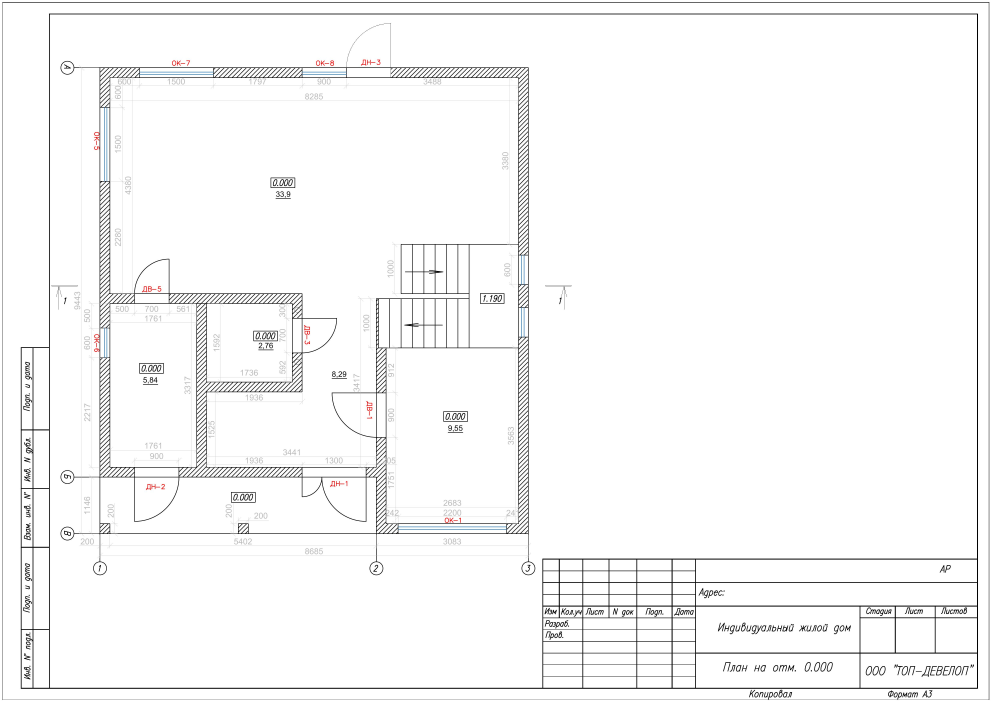
#> input picture floor/plan_floor1.jpg, 4963 x 3509 px (shown at 1/5 size)
$ python enhanced_hatching_fixed.py
#> lines starting #> are read from the running program, lines starting #| are printed output that depends on the picture; after the words box and inside, x2 and y2 are one past the last pixel; in counts of white or black regions, pixels touching at a corner belong together
#!/usr/bin/env python3
"""
Исправленная версия enhanced_hatching.py с оптимизацией и исправленными ошибками
"""

import cv2
import numpy as np
from scipy import ndimage
from scipy.ndimage import binary_erosion
from PIL import Image, ImageEnhance
import time
from line_detection import enhance_lines_with_hatching

# =============================================================================
# ПАРАМЕТРЫ ДЛЯ НАСТРОЙКИ ЖЕСТКОСТИ МАСКИ ШТРИХОВКИ
# =============================================================================
# По умолчанию все фильтры отключены (None), чтобы включить фильтр, установите значение.
# Можно включать фильтры по отдельности или в комбинации:
#
# - DENSITY_THRESHOLDS: Пороги плотности (чем выше, тем жестче)
#   * Для жесткой маски: [0.20, 0.30, 0.40]
#   * Для мягкой маски: [0.10, 0.15, 0.20]
#
# - MIN_AREA: Минимальная площадь области (None = отключено)
#   * Для жесткой маски: 200-300
#   * Для мягкой маски: 50-100
#
# - MAX_AREA: Максимальная площадь области (None = отключено)
#   * Для жесткой маски: 30000-40000
#   * Для мягкой маски: 60000-80000
#
# - MIN_RECTANGULARITY: Минимальное соотношение сторон для прямоугольности (None = отключено)
#   * Для жесткой маски: 0.8
#   * Для мягкой маски: 0.5
#
# - MIN_NEIGHBORS: Минимальное количество соседей для связности (None = отключено)
#   * 0 = отключено, 1 = требуется хотя бы один сосед
#
# - ADD_LINES: Добавлять горизонтальные и вертикальные линии (True/False)
#   * True - добавлять линии, которые пересекаются с областями штриховки
#   * False - только обнаружение штриховки
#
# - MIN_LINE_LENGTH: Минимальная длина линии для добавления
#   * Рекомендуемые значения: 30-100
#
# - MIN_LINE_OVERLAP_RATIO: Минимальное отношение пересечения линии с штриховкой
#   * Рекомендуемые значения: 0.2-0.5
# =============================================================================

KERNEL_SIZES = [35]  # Размеры ядер для разной толщины линий
DENSITY_THRESHOLDS = [0.32]  # Пороги плотности (чем выше, тем жестче)
ANGLES = [45, 135]  # Углы обнаружения линий
MIN_AREA = 1200  # Минимальная площадь области (None = отключено)
MAX_AREA = None  # Максимальная площадь области (None = отключено)
MIN_RECTANGULARITY = None  # Минимальное соотношение сторон для прямоугольности (None = отключено)
MIN_NEIGHBORS = None  # Минимальное количество соседей для связности (None = отключено)
ADD_LINES = False  # Добавлять горизонтальные и вертикальные линии (True/False)
MIN_LINE_LENGTH = 10  # Минимальная длина линии для добавления
MIN_LINE_OVERLAP_RATIO = 0.3  # Минимальное отношение пересечения линии с штриховкой
OUTPUT_FILENAME = 'enhanced_hatching_strict_mask.png'  # Имя выходного файла

def enhance_local_contrast(image, clip_limit=2.0, tile_grid_size=(8, 8)):
    """Enhance local contrast using CLAHE"""
    try:
        # Конвертируем в LAB цветовое пространство
        lab = cv2.cvtColor(image, cv2.COLOR_RGB2LAB)
        clahe = cv2.createCLAHE(clipLimit=clip_limit, tileGridSize=tile_grid_size)
        lab[:, :, 0] = clahe.apply(lab[:, :, 0])
        return cv2.cvtColor(lab, cv2.COLOR_LAB2RGB)
    except:
        # Если CLAHE не работает, используем простое улучшение контраста
        pil_img = Image.fromarray(image)
        enhancer = ImageEnhance.Contrast(pil_img)
        return np.array(enhancer.enhance(1.2))

def adaptive_binary_threshold(gray, method='gaussian', block_size=11, C=2):
    """Адаптивная бинаризация"""
    if method == 'gaussian':
        return cv2.adaptiveThreshold(gray, 255, cv2.ADAPTIVE_THRESH_GAUSSIAN_C,
                                    cv2.THRESH_BINARY_INV, block_size, C)
    elif method == 'mean':
        return cv2.adaptiveThreshold(gray, 255, cv2.ADAPTIVE_THRESH_MEAN_C,
                                    cv2.THRESH_BINARY_INV, block_size, C)
    else:
        return cv2.adaptiveThreshold(gray, 255, cv2.ADAPTIVE_THRESH_GAUSSIAN_C,
                                    cv2.THRESH_BINARY_INV, block_size, C)

def create_line_kernel(length, angle_deg):
    """Создание ядра для обнаружения линий под заданным углом"""
    angle_rad = np.deg2rad(angle_deg)
    kernel = np.zeros((length, length), dtype=np.uint8)
    center = length // 2
    for i in range(length):
        offset = i - center
        x = int(center + offset * np.cos(angle_rad))
        y = int(center + offset * np.sin(angle_rad))
        if 0 <= x < length and 0 <= y < length:
            kernel[y, x] = 1
    return kernel

def detect_with_params(binary, kernel_size, density_threshold, angles):
    """Обнаружение штриховки с заданными параметрами"""
    # Создаем ядра для заданных углов
    kernels = [create_line_kernel(kernel_size, angle) for angle in angles]

    # Обнаружение линий
    all_lines = np.zeros_like(binary, dtype=np.float32)
    for kernel in kernels:
        detected = cv2.morphologyEx(binary, cv2.MORPH_OPEN, kernel, iterations=1)
        all_lines += detected.astype(np.float32)

    # Вычисляем плотность
    kernel_avg = np.ones((20, 20), dtype=np.float32) / 400
    density = cv2.filter2D(all_lines, -1, kernel_avg)
    density_normalized = density / density.max() if density.max() > 0 else density

    # Применяем порог
    return (density_normalized > density_threshold).astype(np.uint8) * 255

# [14 lines left out: function is_rectangular_shape, not called in this run]

def filter_noise_regions_optimized(mask, min_area=100, max_area=50000, min_rectangularity=0.6, min_neighbors=0):
    """Оптимизированная фильтрация шумовых регионов с более мягкими условиями"""

    # Находим все компоненты
    labeled, num = ndimage.label(mask)

    # Собираем информацию о компонентах с их bounding boxes
    component_info = []
    for i in range(1, num + 1):
        component_mask = (labeled == i).astype(np.uint8) * 255

        # Проверяем площадь
        area = np.sum(component_mask > 0)
        if area < min_area or (max_area is not None and area > max_area):
            continue

        # Если фильтр по прямоугольности отключен (0), пропускаем все компоненты
        if min_rectangularity > 0:
            # Находим контуры
            contours, _ = cv2.findContours(component_mask, cv2.RETR_EXTERNAL, cv2.CHAIN_APPROX_SIMPLE)

            if not contours:
                continue

            # Проверяем прямоугольность (с более мягким условием)
            is_rectangular = any(is_rectangular_shape(contour, min_rectangularity) for contour in contours)
            if not is_rectangular:
                continue

        # Сохраняем компонент с его центром масс для проверки изолированности
        y_coords, x_coords = np.where(component_mask > 0)
        centroid_x = np.mean(x_coords)
        centroid_y = np.mean(y_coords)

        component_info.append((i, component_mask, centroid_x, centroid_y, area))

    # Проверяем связность с соседями (только если явно указано)
    if min_neighbors > 0 and len(component_info) > 1:
        final_components = []

        for i, info in enumerate(component_info):
            comp_id, component_mask = info[0], info[1]
            # Упрощенная проверка связности
            is_connected = False
            for j, other_info in enumerate(component_info):
                if i == j:
                    continue

                other_id, other_mask = other_info[0], other_info[1]
                # Проверяем расстояние между компонентами
                if check_components_proximity(component_mask, other_mask, max_distance=30):
                    is_connected = True
                    break

            # Если компонент связан или требование связности не строгое
            if is_connected or min_neighbors <= 1:
                final_components.append((comp_id, component_mask))

        component_info = [(info[0], info[1]) for info in final_components]
    else:
        # Преобразуем обратно к формату (id, mask)
        component_info = [(info[0], info[1]) for info in component_info]

    # Создаем финальную маску
    filtered_mask = np.zeros_like(mask)
    for _, component_mask in component_info:
        filtered_mask = cv2.bitwise_or(filtered_mask, component_mask)

    return filtered_mask

# [25 lines left out: function check_components_proximity, not called in this run]

def detect_hatching_enhanced_fixed(image,
                           kernel_sizes=None,
                           density_thresholds=None,
                           angles=None,
                           min_area=None,
                           max_area=None,
                           min_rectangularity=None,
                           min_neighbors=None,  # По умолчанию отключено для стабильности
                           enhance_contrast=True,
                           add_lines=None,
                           min_line_length=None,
                           min_line_overlap_ratio=None):
    """
    Исправленная функция обнаружения штриховки с оптимизацией

    Args:
        image: Входное RGB изображение
        kernel_sizes: Список размеров ядер для разной толщины линий
        density_thresholds: Список порогов плотности
        angles: Список углов (только 45° и 135°)
        min_area: Минимальная площадь региона
        max_area: Максимальная площадь региона
        min_rectangularity: Минимальное соотношение сторон для прямоугольности
        min_neighbors: Минимальное количество соседей для связности (0 = отключено)
        enhance_contrast: Улучшать ли локальный контраст
        add_lines: Добавлять горизонтальные и вертикальные линии (True/False)
        min_line_length: Минимальная длина линии для добавления
        min_line_overlap_ratio: Минимальное отношение пересечения линии с штриховкой

    Returns:
        wall_mask: Бинарная маска обнаруженных стен
    """

    # Используем глобальные переменные, если параметры не указаны
    if kernel_sizes is None:
        kernel_sizes = KERNEL_SIZES
    if density_thresholds is None:
        density_thresholds = DENSITY_THRESHOLDS
    if angles is None:
        angles = ANGLES
    if min_area is None:
        min_area = MIN_AREA
    if max_area is None:
        max_area = MAX_AREA
    if min_rectangularity is None:
        min_rectangularity = MIN_RECTANGULARITY
    if min_neighbors is None:
        min_neighbors = MIN_NEIGHBORS
    if add_lines is None:
        add_lines = ADD_LINES
    if min_line_length is None:
        min_line_length = MIN_LINE_LENGTH
    if min_line_overlap_ratio is None:
        min_line_overlap_ratio = MIN_LINE_OVERLAP_RATIO

    # Улучшение контраста
    if enhance_contrast:
        image = enhance_local_contrast(image)

    # Преобразование в градации серого
    gray = cv2.cvtColor(image, cv2.COLOR_RGB2GRAY)

    # Адаптивная бинаризация
    binary = adaptive_binary_threshold(gray, method='gaussian', block_size=11, C=2)

    # Многократное обнаружение с разными параметрами
    all_masks = []

    for kernel_size in kernel_sizes:
        for density_threshold in density_thresholds:
            # Обнаружение с текущими параметрами
            mask = detect_with_params(binary, kernel_size, density_threshold, angles)
            all_masks.append(mask)

    # Объединение масок
    combined_mask = np.zeros_like(binary)
    for mask in all_masks:
        combined_mask = cv2.bitwise_or(combined_mask, mask)

    # Морфологическая обработка для улучшения связности
    kernel = cv2.getStructuringElement(cv2.MORPH_RECT, (3, 3))
    combined_mask = cv2.morphologyEx(combined_mask, cv2.MORPH_CLOSE, kernel)
    combined_mask = cv2.morphologyEx(combined_mask, cv2.MORPH_OPEN, kernel)

    # Фильтрация шумовых регионов (применяем только если включен хотя бы один фильтр)
    if min_area is not None or max_area is not None or min_rectangularity is not None or min_neighbors is not None:
        # Устанавливаем значения по умолчанию для фильтров, которые не включены
        filter_min_area = min_area if min_area is not None else 0
        filter_max_area = max_area if max_area is not None else None
        filter_min_rectangularity = min_rectangularity if min_rectangularity is not None else 0
        filter_min_neighbors = min_neighbors if min_neighbors is not None else 0

        wall_mask = filter_noise_regions_optimized(
            combined_mask,
            min_area=filter_min_area,
            max_area=filter_max_area,
            min_rectangularity=filter_min_rectangularity,
            min_neighbors=filter_min_neighbors
        )
    else:
        wall_mask = combined_mask

    # Финальная морфологическая обработка
    kernel = cv2.getStructuringElement(cv2.MORPH_RECT, (5, 5))
    wall_mask = cv2.morphologyEx(wall_mask, cv2.MORPH_CLOSE, kernel)

    # Добавление горизонтальных и вертикальных линий, если включено
    if add_lines:
        wall_mask, horiz_count, vert_count = enhance_lines_with_hatching(
            wall_mask, gray, min_line_length, min_line_overlap_ratio)
        print(f"Добавлено горизонтальных линий: {horiz_count}, вертикальных линий: {vert_count}")

    return wall_mask

# Тестовая функция для демонстрации
def test_enhanced_hatching():
    """Тестирование исправленной функции обнаружения штриховки"""
    try:
        # Загрузка изображения
        image_path = 'plan_floor1.jpg'
        image = Image.open(image_path).convert('RGB')
#> image is the input picture: PIL image 4963x3509 RGB; mean R, G, B 247.7, 247.7, 247.7
        img_np = np.array(image)

        print("Тестирование исправленной функции обнаружения штриховки...")
        start_time = time.time()

        # Применение функции с параметрами из глобальных переменных
        wall_mask = detect_hatching_enhanced_fixed(img_np)
#> in adaptive_binary_threshold, `return cv2.adaptiveThreshold(gray, 255, cv2.ADAPTIVE_THRESH_GAUSSIAN_C..`:
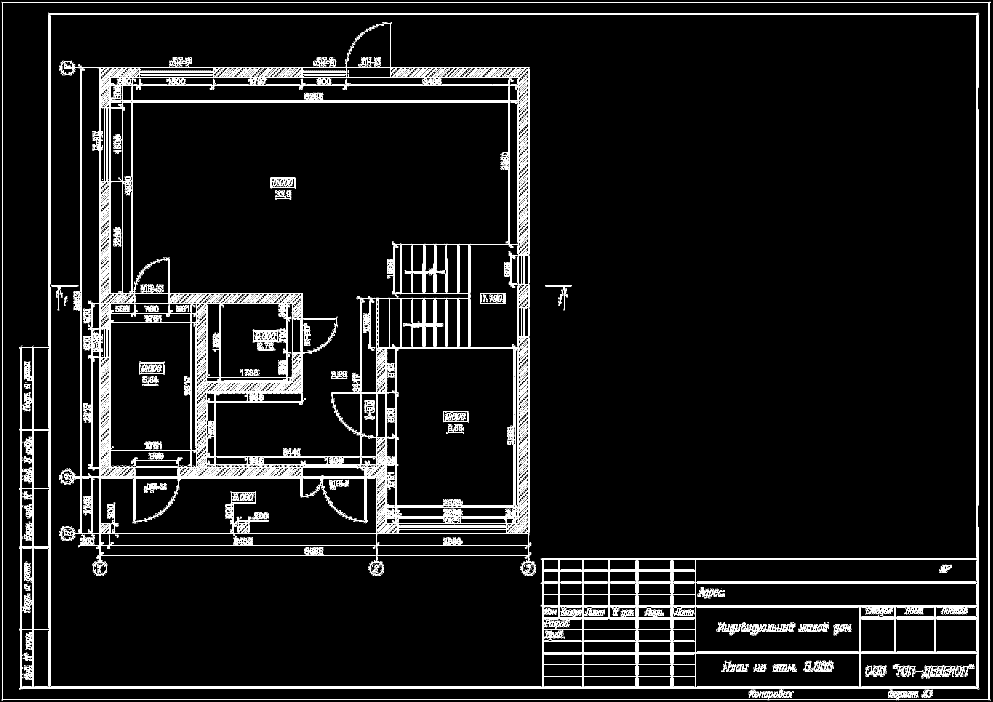
#> returned value: shape (3509, 4963) (shown at 1/5 size); 4% white; 22333 white regions (21346 under 20 px), largest, box (x1, y1, x2, y2) and area: (303, 116, 2676, 2876) 228705, (104, 68, 4890, 3444) 164210, (12, 10, 4947, 3500) 33991
#> after the loop in detect_hatching_enhanced_fixed, `for kernel_size in kernel_sizes:`: all_masks = 1 item
#> the loop in detect_hatching_enhanced_fixed, `for mask in all_masks:` made 1 pass
#> in filter_noise_regions_optimized, `labeled, num = ndimage.label(mask)`:
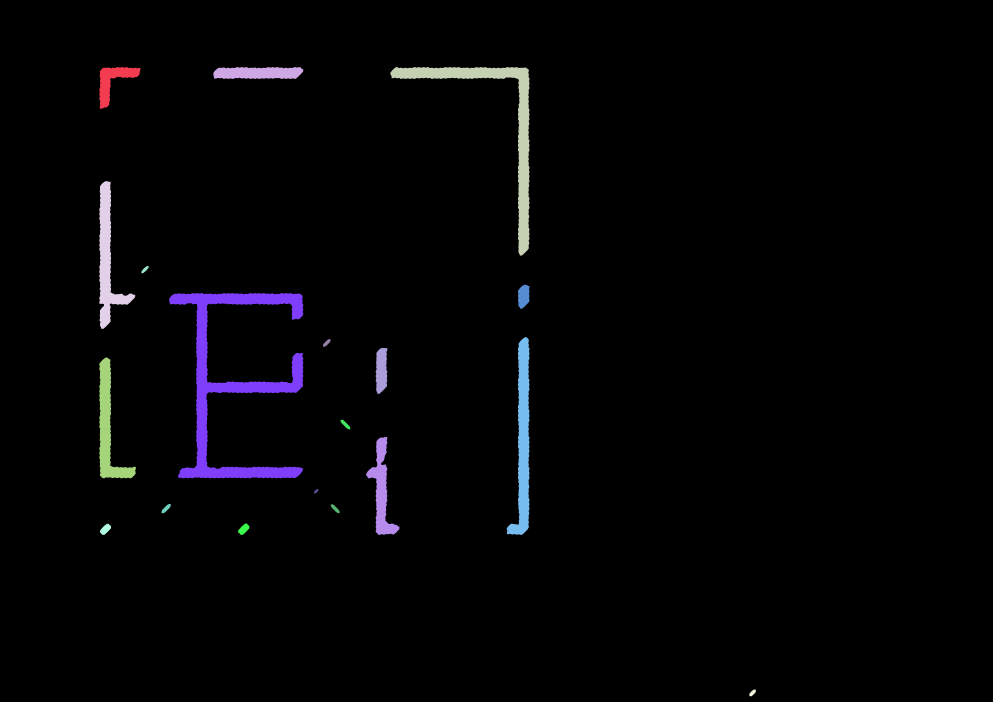
#> labeled: shape (3509, 4963) int32 (shown at 1/5 size); 20 distinct labels, from 0 to 19; one colour per label, 0 black
#> in filter_noise_regions_optimized, `labeled, num = ndimage.label(mask)`: num = 19
#> the loop in filter_noise_regions_optimized, `for i in range(1, num + 1):` made 19 passes
#> (area, centroid_x, centroid_y) on passes 1 to 4: (17060, 565.4, 405.9), (23262, 1289.3, 364.7), (82174, 2476.5, 623.8), (43670, 536.2, 1296.8)
#> pass 1, in filter_noise_regions_optimized, `component_mask = (labeled == i).astype(np.uint8) * 255`:
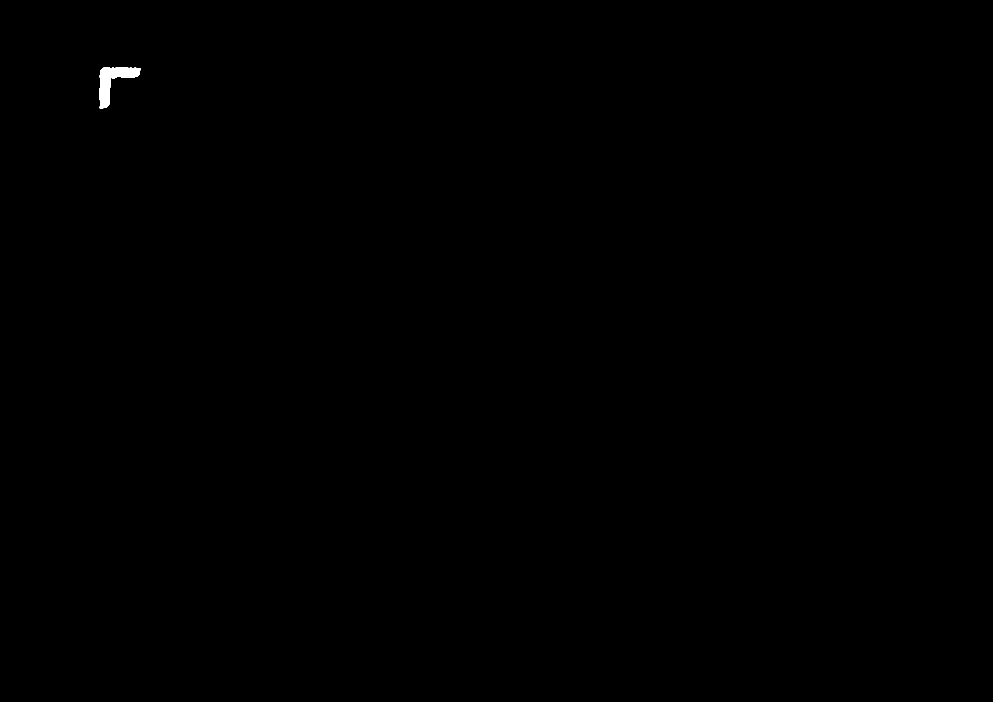
#> component_mask: shape (3509, 4963) (shown at 1/5 size); 0.1% white; 1 white region, box (x1, y1, x2, y2) and area: (497, 336, 702, 543) 17060
#> after the loop in filter_noise_regions_optimized, `for i in range(1, num + 1):`: component_info = 12 items
#> the loop in filter_noise_regions_optimized, `for _, component_mask in component_info:` made 12 passes
#> pass 3, in filter_noise_regions_optimized, `filtered_mask = cv2.bitwise_or(filtered_mask, component_mask)`:
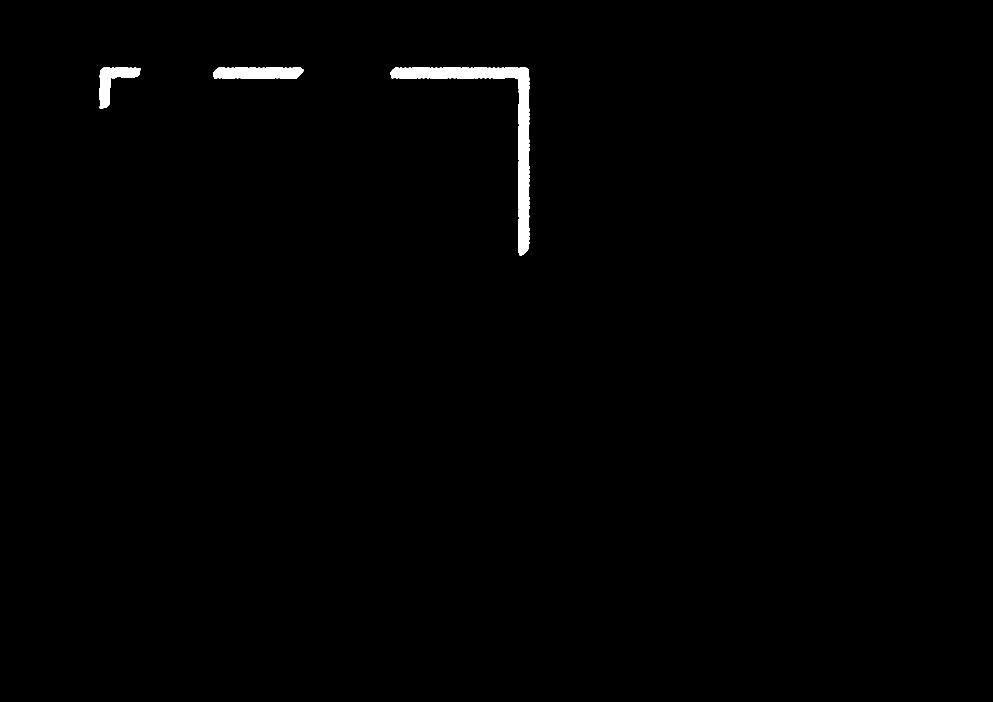
#> filtered_mask: shape (3509, 4963) (shown at 1/5 size); 0.7% white; 3 white regions, box (x1, y1, x2, y2) and area: (1952, 336, 2647, 1278) 82174, (1067, 336, 1516, 394) 23262, (497, 336, 702, 543) 17060

        end_time = time.time()

        # Сохранение результата
        cv2.imwrite(OUTPUT_FILENAME, wall_mask)

        # Статистика
        hatching_pixels = np.sum(wall_mask > 0)
#> hatching_pixels = 452575
        print(f"Обнаружено пикселей штриховки: {hatching_pixels}")
#| Обнаружено пикселей штриховки: 452575
        print(f"Время выполнения: {end_time - start_time:.2f} секунд")
        print(f"Результат сохранен в: {OUTPUT_FILENAME}")

        return wall_mask

    except Exception as e:
        print(f"Ошибка при тестировании: {e}")
        import traceback
        traceback.print_exc()
        return None

# Примеры использования с разными фильтрами
# [59 lines left out: functions test_with_min_area_filter, test_with_rectangularity_filter, test_with_multiple_filters, not called in this run]

if __name__ == '__main__':
    # Запускаем основной тест без фильтров
    test_enhanced_hatching()

    # Раскомментируйте нужные тесты:
    # test_with_min_area_filter()        # Только фильтр по минимальной площади
    # test_with_rectangularity_filter()  # Только фильтр по прямоугольности
    # test_with_multiple_filters()       # Несколько фильтров
